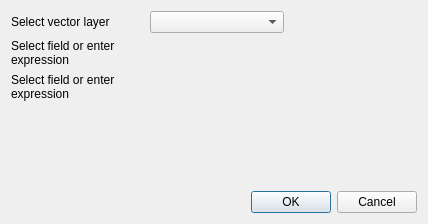
<?xml version="1.0" encoding="UTF-8"?>
<ui version="4.0">
 <class>AggregateCentroidsDialogBase</class>
 <widget class="QDialog" name="AggregateCentroidsDialogBase">
  <property name="geometry">
   <rect>
    <x>0</x>
    <y>0</y>
    <width>428</width>
    <height>224</height>
   </rect>
  </property>
  <property name="windowTitle">
   <string>Aggregate Centroids</string>
  </property>
  <layout class="QGridLayout" name="gridLayout_2">
   <item row="0" column="0">
    <layout class="QGridLayout" name="gridLayout">
     <item row="0" column="0">
      <layout class="QHBoxLayout" name="horizontalLayout">
       <item>
        <widget class="QLabel" name="lblSelectVector">
         <property name="sizePolicy">
          <sizepolicy hsizetype="Expanding" vsizetype="Preferred">
           <horstretch>0</horstretch>
           <verstretch>0</verstretch>
          </sizepolicy>
         </property>
         <property name="text">
          <string>Select vector layer</string>
         </property>
         <property name="wordWrap">
          <bool>true</bool>
         </property>
        </widget>
       </item>
       <item>
        <widget class="QgsMapLayerComboBox" name="mlcbLayerSelect">
         <property name="sizePolicy">
          <sizepolicy hsizetype="Expanding" vsizetype="Fixed">
           <horstretch>0</horstretch>
           <verstretch>0</verstretch>
          </sizepolicy>
         </property>
        </widget>
       </item>
       <item>
        <spacer name="horizontalSpacer">
         <property name="orientation">
          <enum>Qt::Horizontal</enum>
         </property>
         <property name="sizeHint" stdset="0">
          <size>
           <width>40</width>
           <height>20</height>
          </size>
         </property>
        </spacer>
       </item>
      </layout>
     </item>
     <item row="1" column="0">
      <layout class="QHBoxLayout" name="horizontalLayout_2">
       <item>
        <widget class="QLabel" name="lblExp1">
         <property name="sizePolicy">
          <sizepolicy hsizetype="Expanding" vsizetype="Preferred">
           <horstretch>0</horstretch>
           <verstretch>0</verstretch>
          </sizepolicy>
         </property>
         <property name="text">
          <string>Select field or enter expression</string>
         </property>
         <property name="wordWrap">
          <bool>true</bool>
         </property>
        </widget>
       </item>
       <item>
        <widget class="QgsFieldExpressionWidget" name="fewExpression1">
         <property name="sizePolicy">
          <sizepolicy hsizetype="Expanding" vsizetype="Preferred">
           <horstretch>0</horstretch>
           <verstretch>0</verstretch>
          </sizepolicy>
         </property>
        </widget>
       </item>
       <item>
        <spacer name="horizontalSpacer_2">
         <property name="orientation">
          <enum>Qt::Horizontal</enum>
         </property>
         <property name="sizeHint" stdset="0">
          <size>
           <width>40</width>
           <height>20</height>
          </size>
         </property>
        </spacer>
       </item>
      </layout>
     </item>
     <item row="2" column="0">
      <layout class="QHBoxLayout" name="horizontalLayout_3">
       <item>
        <widget class="QLabel" name="lblExp2">
         <property name="sizePolicy">
          <sizepolicy hsizetype="Expanding" vsizetype="Preferred">
           <horstretch>0</horstretch>
           <verstretch>0</verstretch>
          </sizepolicy>
         </property>
         <property name="text">
          <string>Select field or enter expression</string>
         </property>
         <property name="wordWrap">
          <bool>true</bool>
         </property>
        </widget>
       </item>
       <item>
        <widget class="QgsFieldExpressionWidget" name="fewExpression2">
         <property name="sizePolicy">
          <sizepolicy hsizetype="Expanding" vsizetype="Preferred">
           <horstretch>0</horstretch>
           <verstretch>0</verstretch>
          </sizepolicy>
         </property>
        </widget>
       </item>
       <item>
        <spacer name="horizontalSpacer_3">
         <property name="orientation">
          <enum>Qt::Horizontal</enum>
         </property>
         <property name="sizeHint" stdset="0">
          <size>
           <width>40</width>
           <height>20</height>
          </size>
         </property>
        </spacer>
       </item>
      </layout>
     </item>
     <item row="3" column="0">
      <spacer name="verticalSpacer">
       <property name="orientation">
        <enum>Qt::Vertical</enum>
       </property>
       <property name="sizeHint" stdset="0">
        <size>
         <width>20</width>
         <height>40</height>
        </size>
       </property>
      </spacer>
     </item>
     <item row="4" column="0">
      <layout class="QHBoxLayout" name="horizontalLayout_4">
       <item>
        <spacer name="horizontalSpacer_4">
         <property name="orientation">
          <enum>Qt::Horizontal</enum>
         </property>
         <property name="sizeHint" stdset="0">
          <size>
           <width>40</width>
           <height>20</height>
          </size>
         </property>
        </spacer>
       </item>
       <item>
        <widget class="QDialogButtonBox" name="bbOKCancel">
         <property name="orientation">
          <enum>Qt::Horizontal</enum>
         </property>
         <property name="standardButtons">
          <set>QDialogButtonBox::Cancel|QDialogButtonBox::Ok</set>
         </property>
        </widget>
       </item>
      </layout>
     </item>
    </layout>
   </item>
  </layout>
 </widget>
 <customwidgets>
  <customwidget>
   <class>QgsFieldExpressionWidget</class>
   <extends>QWidget</extends>
   <header>qgsfieldexpressionwidget.h</header>
  </customwidget>
  <customwidget>
   <class>QgsMapLayerComboBox</class>
   <extends>QComboBox</extends>
   <header>qgsmaplayercombobox.h</header>
  </customwidget>
 </customwidgets>
 <resources/>
 <connections>
  <connection>
   <sender>bbOKCancel</sender>
   <signal>accepted()</signal>
   <receiver>AggregateCentroidsDialogBase</receiver>
   <slot>accept()</slot>
   <hints>
    <hint type="sourcelabel">
     <x>20</x>
     <y>20</y>
    </hint>
    <hint type="destinationlabel">
     <x>20</x>
     <y>20</y>
    </hint>
   </hints>
  </connection>
  <connection>
   <sender>bbOKCancel</sender>
   <signal>rejected()</signal>
   <receiver>AggregateCentroidsDialogBase</receiver>
   <slot>reject()</slot>
   <hints>
    <hint type="sourcelabel">
     <x>20</x>
     <y>20</y>
    </hint>
    <hint type="destinationlabel">
     <x>20</x>
     <y>20</y>
    </hint>
   </hints>
  </connection>
 </connections>
</ui>
